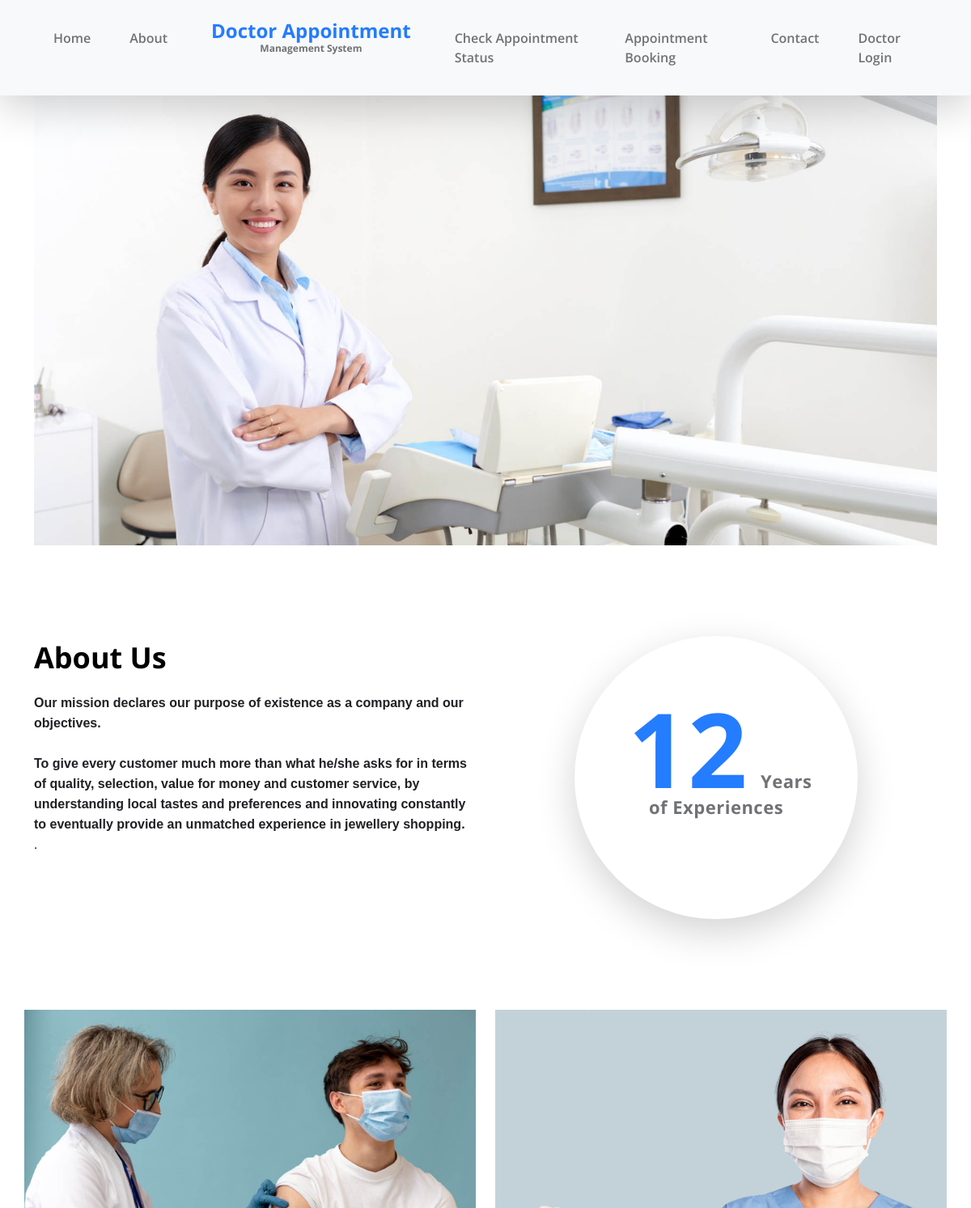
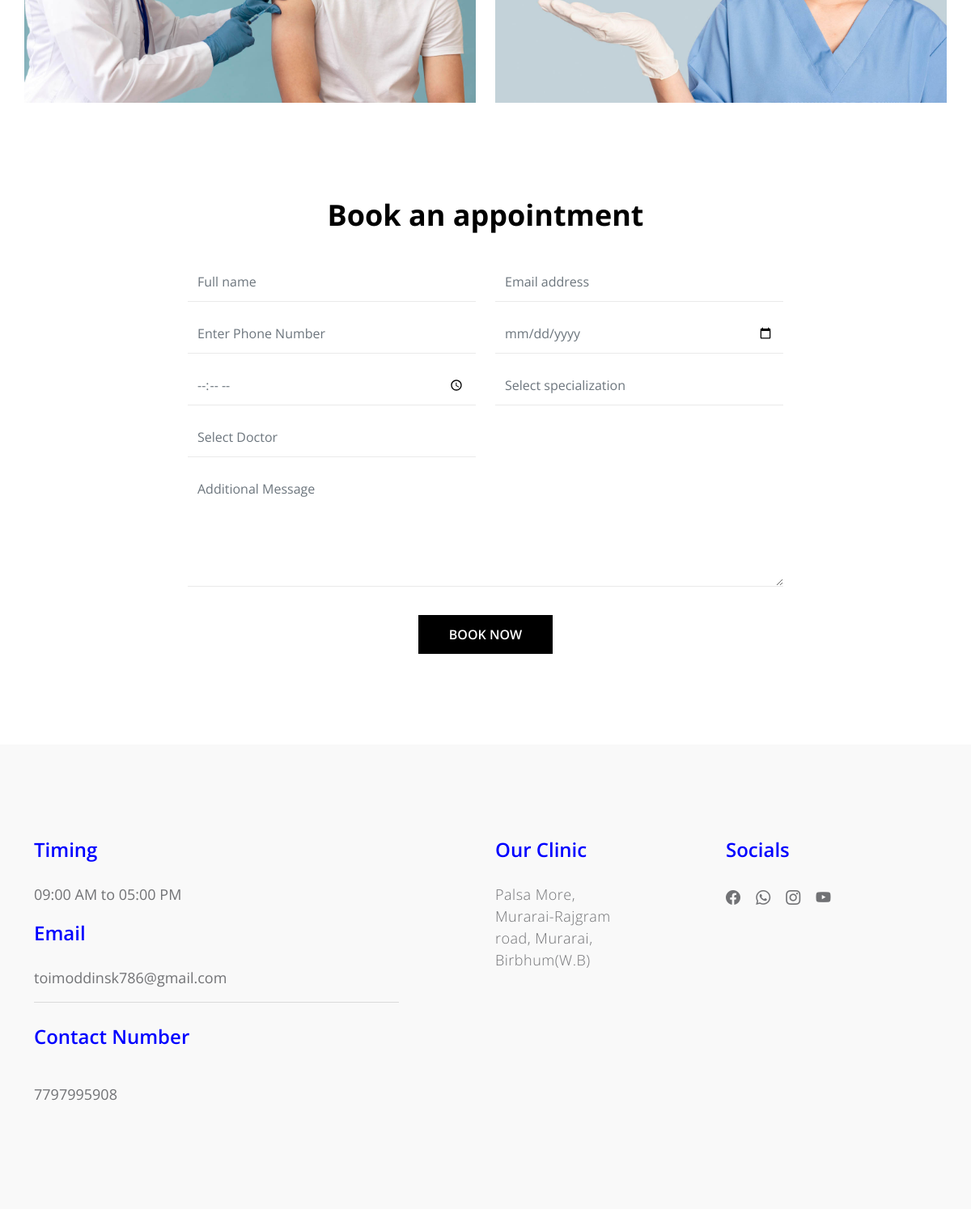
The page / on the database its author committed (2 pictures, top to bottom).
### tables this page shows
CREATE TABLE `tblpage` (
  `ID` int(10) NOT NULL,
  `PageType` varchar(200) DEFAULT NULL,
  `PageTitle` mediumtext DEFAULT NULL,
  `PageDescription` mediumtext DEFAULT NULL,
  `Email` varchar(200) DEFAULT NULL,
  `MobileNumber` bigint(10) DEFAULT NULL,
  `UpdationDate` date DEFAULT NULL,
  `Timing` varchar(200) NOT NULL
);

### index.php (the view, shortened to what this page needs)
<?php
include('doctor/includes/dbconnection.php');
?>
<!doctype html>
<html lang="en">
    <head>
        <link href="css/bootstrap.min.css" rel="stylesheet">
        <link href="css/bootstrap-icons.css" rel="stylesheet">
        <link href="css/owl.carousel.min.css" rel="stylesheet">
        <link href="css/owl.theme.default.min.css" rel="stylesheet">
        <link href="css/templatemo-medic-care.css" rel="stylesheet">
    </head>
    <body id="top">
        <main>
            <?php include_once('includes/header.php');?>
            <section class="hero" id="hero">
                <div class="container">
                    <div class="row">
                        <div class="col-12">
                            <div id="myCarousel" class="carousel slide carousel-fade" data-bs-ride="carousel">
                                <div class="carousel-inner">
                                    <div class="carousel-item">
                                        <img src="images/slider/young-asian-female-dentist-white-coat-posing-clinic-equipment.jpg" class="img-fluid" alt="">
                                    </div>
                                </div>
                            </div>
                        </div>
                    </div>
                </div>
            </section>
            <section class="section-padding" id="about">
                <div class="container">
                    <div class="row">
                        <div class="col-lg-6 col-md-6 col-12">
                            <?php
$sql="SELECT * from tblpage where PageType='aboutus'";
$query = $dbh -> prepare($sql);
$query->execute();
$results=$query->fetchAll(PDO::FETCH_OBJ);
$cnt=1;
if($query->rowCount() > 0)
{
foreach($results as $row)
{               ?>
                            <h2 class="mb-lg-3 mb-3"><?php  echo htmlentities($row->PageTitle);?></h2>
                            <p><?php  echo ($row->PageDescription);?>.</p>
                           <?php $cnt=$cnt+1;}} ?>
                        </div>
                        <div class="col-lg-4 col-md-5 col-12 mx-auto">
                            <div class="featured-circle bg-white shadow-lg d-flex justify-content-center align-items-center">
                                <p class="featured-text"><span class="featured-number">12</span> Years<br> of Experiences</p>
                            </div>
                        </div>
                    </div>
                </div>
            </section>
            <section class="gallery">
                <div class="container">
                    <div class="row">
                        <div class="col-lg-6 col-6 ps-0">
                            <img src="images/gallery/medium-shot-man-getting-vaccine.jpg" class="img-fluid galleryImage" alt="get a vaccine" title="get a vaccine for yourself">
                        </div>
                        <div class="col-lg-6 col-6 pe-0">
                            <img src="images/gallery/female-doctor-with-presenting-hand-gesture.jpg" class="img-fluid galleryImage" alt="wear a mask" title="wear a mask to protect yourself">
                        </div>
                    </div>
                </div>
            </section>
            <section class="section-padding" id="booking">
                <div class="container">
                    <div class="row">
                        <div class="col-lg-8 col-12 mx-auto">
                            <div class="booking-form">
                                <h2 class="text-center mb-lg-3 mb-2">Book an appointment</h2>
                                <form role="form" method="post">
                                    <div class="row">
                                        <div class="col-lg-6 col-12">
                                            <input type="text" name="name" id="name" class="form-control" placeholder="Full name" required='true'>
                                        </div>
                                        <div class="col-lg-6 col-12">
                                            <input type="email" name="email" id="email" pattern="[^ @]*@[^ @]*" class="form-control" placeholder="Email address" required='true'>
                                        </div>
                                        <div class="col-lg-6 col-12">
                                            <input type="telephone" name="phone" id="phone" class="form-control" placeholder="Enter Phone Number" maxlength="10">
                                        </div>
                                        <div class="col-lg-6 col-12">
                                            <input type="date" name="date" id="date" value="" class="form-control">
                                        </div>
                                            <div class="col-lg-6 col-12">
                                            <input type="time" name="time" id="time" value="" class="form-control">
                                        </div>
    <div class="col-lg-6 col-12">
<select onChange="getdoctors(this.value);"  name="specialization" id="specialization" class="form-control" required>
<option value="">Select specialization</option>
</select>
</div>
    <div class="col-lg-6 col-12">
<select name="doctorlist" id="doctorlist" class="form-control">
<option value="">Select Doctor</option>
</select>
</div>
                                        <div class="col-12">
                                            <textarea class="form-control" rows="5" id="message" name="message" placeholder="Additional Message"></textarea>
                                        </div>
                                        <div class="col-lg-3 col-md-4 col-6 mx-auto">
                                          <button type="submit" class="form-control" name="submit" id="submit-button">Book Now</button>
                                        </div>
                                    </div>
                                </form>
                            </div>
                        </div>
                    </div>
                </div>
            </section>
        </main>
        <?php include_once('includes/footer.php');?>
    </body>
</html>

### includes/header.php (shortened to what this page needs)
<nav class="navbar navbar-expand-lg bg-light fixed-top shadow-lg">
                <div class="container">
                    <div class="collapse navbar-collapse" id="navbarNav">
                        <ul class="navbar-nav mx-auto">
                            <li class="nav-item active">
                                <a class="nav-link" href="index.php">Home</a>
                            </li>
                            <li class="nav-item">
                                <a class="nav-link" href="#about">About</a>
                            </li>
                            <a class="navbar-brand d-none d-lg-block" href="index.php">
                                Doctor Appointment
                                <strong class="d-block">Management System</strong>
                            </a>
                            <li class="nav-item">
                                <a class="nav-link" href="check-appointment.php" target="_blank">Check Appointment Status</a>
                            </li>
                            <li class="nav-item">
                                <a class="nav-link" href="#booking"> Appointment Booking</a>
                            </li>
                            <li class="nav-item">
                                <a class="nav-link" href="#contact">Contact</a>
                            </li>
                             <li class="nav-item active">
                                <a class="nav-link" href="doctor/login.php">Doctor Login</a>
                            </li>
                        </ul>
                    </div>
                </div>
            </nav>

### includes/footer.php (shortened to what this page needs)
<footer class="site-footer section-padding" id="contact">
            <div class="container">
                <div class="row">
                    <div class="col-lg-5 me-auto col-12">
                        <?php
$sql="SELECT * from tblpage where PageType='contactus'";
$query = $dbh -> prepare($sql);
$query->execute();
$results=$query->fetchAll(PDO::FETCH_OBJ);
$cnt=1;
if($query->rowCount() > 0)
{
foreach($results as $row)
{               ?>
                        <h5 class="mb-lg-4 mb-3" style="color: blue;">Timing</h5>
                        <ul class="list-group list-group-flush">
                            <li class="list-group-item d-flex">
                                <?php  echo ($row->Timing);?>
                            </li></ul>
                            <h5 class="mb-lg-4 mb-3" style="color: blue;">Email</h5>
                            <ul class="list-group list-group-flush">
                            <li class="list-group-item d-flex">
                                <?php  echo ($row->Email);?></li>
                                <br>
                                 <h5 class="mb-lg-4 mb-3" style="color: blue;">Contact Number</h5>
                            <li class="list-group-item d-flex">
                                <?php  echo ($row->MobileNumber);?></li>
                        </ul>
                    </div>
                    <div class="col-lg-2 col-md-6 col-12 my-4 my-lg-0">
                        <h5 class="mb-lg-4 mb-3" style="color: blue;">Our Clinic</h5>
                        <p><?php  echo ($row->PageDescription);?></p>
                    </div>
<?php $cnt=$cnt+1;}} ?>
                    <div class="col-lg-3 col-md-6 col-12 ms-auto">
                        <h5 class="mb-lg-4 mb-2" style="color: blue;">Socials</h5>
                        <ul class="social-icon">
                            <li><a href="https://www.facebook.com/sohel.saikh.52" class="social-icon-link bi-facebook"></a></li>
                            <li><a href="https://api.whatsapp.com/send?phone=917797995908&text=I%20have%20an%20enquiry" class="social-icon-link bi-whatsapp"></a></li>
                            <li><a href="https://www.instagram.com/itz_saikh1/" class="social-icon-link bi-instagram"></a></li>
                            <li><a href="https://www.youtube.com/channel/UCW2k-rsSII3w3CnR78mqUwA" class="social-icon-link bi-youtube"></a></li>
                        </ul>
                    </div>
                </div>
        </footer>

### css/templatemo-medic-care.css (style rules this page uses)
:root { --white-color: #FFFFFF; --primary-color: #247cff; --section-bg-color: #F9F9F9; --dark-color: #000000; --title-color: #565758; --p-color: #717275; --border-color: #eaeaea; --body-font-family: 'Open Sans', sans-serif; --h1-font-size: 48px; --h2-font-size: 36px; --h3-font-size: 32px; --h4-font-size: 28px; --h5-font-size: 24px; --h6-font-size: 22px; --p-font-size: 18px; --menu-font-size: 16px; --font-weight-light: 300; --font-weight-normal: 400; --font-weight-semibold: 600; --font-weight-bold: 700; }
body { background: var(--white-color); font-family: var(--body-font-family); position: relative; padding-top: 94px; }
h2, h3, h4, h5, h6 { color: var(--dark-color); line-height: inherit; }
h1, h2, h3, h4, h5, h6 { font-weight: var(--font-weight-semibold); }
h1, h2 { font-weight: var(--font-weight-bold); }
h2 { font-size: var(--h2-font-size); }
h5 { font-size: var(--h5-font-size); }
p { color: var(--p-color); font-size: var(--p-font-size); font-weight: var(--font-weight-light); letter-spacing: 0.5px; }
a, button { touch-action: manipulation; transition: all 0.3s; }
a { color: var(--p-color); text-decoration: none; }
.section-padding { padding-top: 7rem; padding-bottom: 7rem; }
b, strong { font-weight: var(--font-weight-bold); }
.list-group-item { background-color: transparent; color: var(--p-color); font-size: var(--p-font-size); padding: 1rem 0; }
.list-group-item:first-child { padding-top: 0; }
.hero { padding-top: 0rem; }
.hero .container { position: relative; overflow: hidden; height: 580px; }
.featured-circle { border-radius: 100%; width: 350px; height: 350px; margin: 0 auto; padding: 0 20px; }
.featured-text { font-size: var(--h6-font-size); line-height: 2rem; font-weight: var(--font-weight-bold); text-align: center; margin-bottom: 0; }
.featured-number { color: var(--primary-color); font-size: 8rem; margin: 0 10px; }
.navbar { padding-top: 20px; padding-bottom: 20px; }
.navbar-brand { color: var(--primary-color); font-size: var(--h5-font-size); font-weight: var(--font-weight-bold); margin: 0 30px; padding: 0; text-align: center; }
.navbar-brand strong { color: var(--p-color); font-size: 12px; position: relative; bottom: 5px; }
.navbar-expand-lg .navbar-nav .nav-link { padding-right: 1.5rem; padding-left: 1.5rem; }
.navbar-nav .nav-link { color: var(--p-color); font-weight: var(--font-weight-semibold); font-size: var(--menu-font-size); padding-top: 15px; padding-bottom: 15px; }
.booking-form .form-control { background: transparent; border-radius: 0; border: 0; border-bottom: 1px solid var(--border-color); color: #6c757d; font-weight: var(--font-weight-normal); padding-top: 12px; padding-bottom: 12px; margin-top: 15px; transition: all 0.3s; }
.booking-form #submit-button { background: var(--dark-color); border-bottom: 0; font-weight: var(--font-weight-semibold); color: var(--white-color); text-transform: uppercase; margin-top: 35px; }
.site-footer { background: var(--section-bg-color); }
.social-icon { margin: 0; padding: 0; }
.social-icon li { list-style: none; display: inline-block; vertical-align: top; transition: all 0.3s; }
.social-icon-link { font-size: var(--p-font-size); display: inline-block; vertical-align: top; margin-top: 4px; margin-bottom: 4px; margin-right: 15px; }

### rows shown on the page
tblpage: PageTitle "About Us", PageDescription "Our mission declares our purpose of existence as a company and our objectives. To give every customer much more than what he/she asks for in terms of quality, selection, value for money and customer service, by understanding local tastes and preferences and innovating constantly to eventually provide an unmatched experience in jewellery shopping."
tblpage: Timing "09:00 AM to 05:00 PM", Email "toimoddinsk786@gmail.com", MobileNumber "7797995908", PageDescription "Palsa More, Murarai-Rajgram road, Murarai, Birbhum(W.B)"
